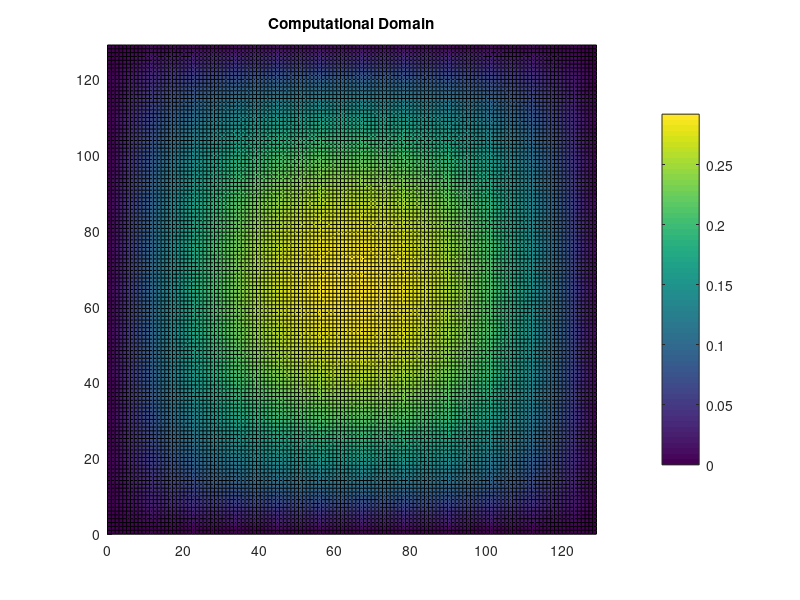
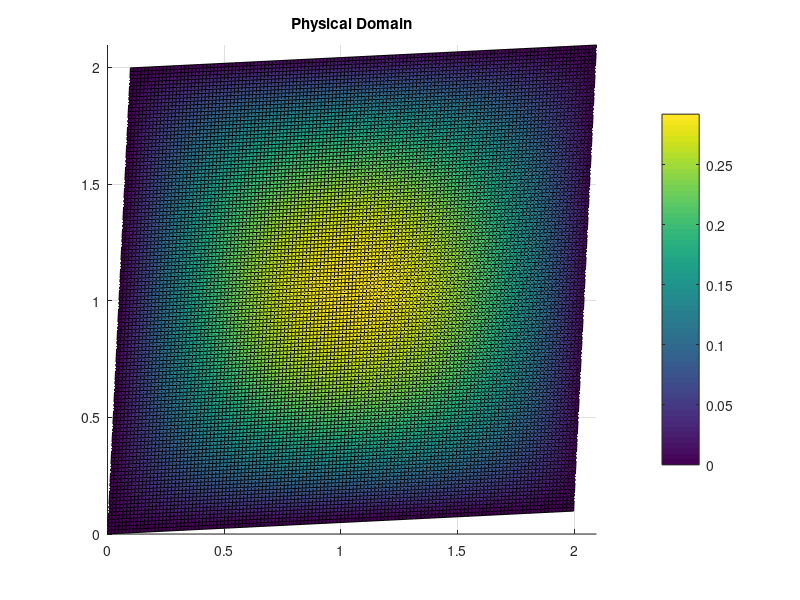

These charts were generated, in order, by the following MATLAB code:
clear all
close all
tic

FinalOrder=7; %(2^FinalOrder)+1 number of nodes used along one side
RunMode = 1; %1 for normal operation, 2 to examine error, 3 for execution testing
MapType = 1; %1 for constant transform, 2 for nodal evaluation of transform
SparseType = 2; %1 for indexed population, 2 for apriori creation
if MapType==2 && SparseType==2
    error('Unsupported mode type combination')
end

%Non-loop required initialization
%=========================================================
%Comp domain params
%        xi-eta, xi, eta, offset
CompDomain =   [0 0 0 1;  %a
                0 1 0 1;  %b
                1 1 1 1;  %c
                0 0 1 1]; %d
            
% Physical domain parameters
L = 2;
theta = pi/64;
phi = pi/64;
Forcing = 1;       % Forcing function
%BCs
Left =0;
Right =0;
Top =0;
Bottom =0;

%              a, b           , c                          , d  
PhysDomainX = [0, L*cos(theta), (L*cos(theta))+(L*sin(phi)), L*sin(phi)];
PhysDomainY = [0, L*sin(theta), (L*sin(theta))+(L*cos(phi)), L*cos(phi)];

% Calculate bilinear map coefficients
BiMapX = CompDomain\PhysDomainX';
BiMapY = CompDomain\PhysDomainY';

for Exp=FinalOrder:-1:1
    N=(2^Exp)+1 %Left without semicolon to indicate progress
% Comp domain params
%=========================================================
Nxi = N;  	
Neta = N;  	
NNodes = Nxi*Neta;
F = ones(1,NNodes);
            
Dxi  = 1/(Nxi  - 1);
Deta = 1/(Neta - 1);
            
% Calculate xi, eta and node number
%=========================================================
if SparseType==1
    NodeNumber=zeros(Neta,Nxi);

    counter = 0;
    for j = 1:Neta
        for i = 1:Nxi
            counter = counter + 1;
            NodeNumber(i,j) = counter; 
        end
    end
end

% Implement the mapping 
%=========================================================

%It turns out that the transform coefficients are constant across (i,j) for
%this mapping so we can save a lot of time not calculating them for all 
%i,j) or indexing the matrices in later equations.

% Calculate the transformed equation coefficients
if MapType==1
    a= BiMapX(3)^2+BiMapY(3)^2;
    b= BiMapX(3)*BiMapX(2)+BiMapY(3)*BiMapY(2);
    c= BiMapX(2)^2+BiMapY(2)^2;
    
    alpha = -2*b*BiMapX(1);
    beta  = -2*b*BiMapY(1);

    J= BiMapX(2)*BiMapY(3)-BiMapX(3)*BiMapY(2);

    d= (BiMapY(2)*alpha-BiMapX(2)*beta)/J; 
    e= BiMapX(3)*beta-BiMapY(3)*alpha;
elseif MapType==2
    for j=1:Neta
        for i=1:Nxi
            xi=(i-1)*Neta*Dxi;
            eta=(j-1)*Nxi*Deta;
            a(i,j)= ((BiMapX(1)*xi+BiMapX(3))^2)+((BiMapY(1)*xi+BiMapY(3))^2);
            b(i,j)= ((BiMapX(1)*xi+BiMapX(3))*(BiMapX(1)*eta+BiMapX(2)))+((BiMapY(1)*xi+BiMapY(3))*(BiMapY(1)*eta+BiMapY(2)));
            c(i,j)= ((BiMapX(1)*eta+BiMapX(2))^2)+((BiMapY(1)*eta+BiMapY(2))^2);

            alpha = -2*b(i,j)*BiMapX(1);
            beta  = -2*b(i,j)*BiMapY(1);

            J(i,j)= ((BiMapX(1)*eta+BiMapX(2))*(BiMapY(1)*xi+BiMapY(3)))-((BiMapX(1)*xi+BiMapX(3))*(BiMapY(1)*eta+BiMapY(2)));

            d(i,j)= (((BiMapY(1)*eta+BiMapY(2))*alpha)-((BiMapX(1)*eta+BiMapX(2))*beta))/J(i,j); 
            e(i,j)= ((BiMapX(1)*xi+BiMapX(3))*beta)-((BiMapY(1)*xi+BiMapY(3))*alpha);
       end
    end
end

% Set-up finite difference matrix 
%=========================================================
if MapType==1
    corner =(2*b)/(4*Deta*Dxi)*(-1/J^2);
    ip =(a/Dxi^2 +e/(2*Dxi))*(-1/J^2);
    in =(a/Dxi^2 -e/(2*Dxi))*(-1/J^2);
    jp =(c/Deta^2 +d/(2*Deta))*(-1/J^2);
    jn =(c/Deta^2 -d/(2*Deta))*(-1/J^2);
    center =((-2*c)/Deta^2 -(2*a)/Dxi^2)*(-1/J^2);

    if SparseType==1
        A = spalloc(NNodes,NNodes, NNodes*10);	% allocate the matrix
        for j = 2:(Neta - 1)
            for i = 2:(Nxi-1)
                % Populate A-Matrix
                %================================================
                NodeN = NodeNumber(i,j);
                A(NodeN, NodeNumber(i+0,j+0)) =  center; 

                A(NodeN, NodeNumber(i+1,j+0)) =  ip;
                A(NodeN, NodeNumber(i-1,j+0)) =  in;

                A(NodeN, NodeNumber(i+0,j+1)) =  jp;
                A(NodeN, NodeNumber(i+0,j-1)) =  jn;

                A(NodeN, NodeNumber(i+1,j+1)) =  -corner;
                A(NodeN, NodeNumber(i+1,j-1)) =  corner;
                A(NodeN, NodeNumber(i-1,j+1)) =  corner;
                A(NodeN, NodeNumber(i-1,j-1)) =  -corner;
            end
        end
    elseif SparseType==2
        %Create matrix containing diagonals to be put in A matrix
        %Brother are directly adjacent diags(nodes along i in stencil), cousins are the
        %grouped diags(each level along j in stencil)
        %"Magic" numbers are static and based on a 3x3 stencil
        DiagValue = ones(NNodes,9);
        for cousin =0:2
            for brother =0:2
                for iter =1:Neta-3
                    R =Nxi*iter-1:Nxi*iter;
                    %Snips out gaps amongst diags in A
                    DiagValue(R+brother+cousin*Nxi,cousin*3+brother+1) =0;
                end
                %Cuts off top and bottom of A
                DiagValue([1:brother+cousin*Nxi, NNodes-(2-cousin)*Nxi+brother-1:NNodes],cousin*3+brother+1) =0;
            end
        end
        %Set diags to correct static value
        DiagValue(:,1) =DiagValue(:,1).*-corner;
        DiagValue(:,2) =DiagValue(:,2).*jn;
        DiagValue(:,3) =DiagValue(:,3).*corner;
        DiagValue(:,4) =DiagValue(:,4).*in;
        DiagValue(:,5) =DiagValue(:,5).*center;
        DiagValue(:,6) =DiagValue(:,6).*ip;
        DiagValue(:,7) =DiagValue(:,7).*corner;
        DiagValue(:,8) =DiagValue(:,8).*jp;
        DiagValue(:,9) =DiagValue(:,9).*-corner;
        %Set-up BCs
            %BC finite differences
        DiagValue(1:Nxi,5) = 1; %Bottom
        DiagValue(NNodes-Nxi+1:NNodes,5) = 1; %Top
        DiagValue(Nxi+1:Nxi:NNodes-Nxi+1,5) = 1; %Left
        DiagValue(2*Nxi:Nxi:NNodes-Nxi,5) = 1; %Right
            %BC values
        F(1:Nxi)=Bottom;
        F(NNodes-Nxi+1:NNodes) =Top;
        F(Nxi+1:Nxi:NNodes-Nxi+1) =Left;
        F(2*Nxi:Nxi:NNodes-Nxi) =Right;
                
        %Create sparse matrix with diags defined in DiagValue along diag numbers
        %defined in DiagLoc
        %Based on 3x3 stencil
        DiagLoc =[-Nxi-1 -Nxi -Nxi+1 -1 0 1 Nxi-1 Nxi Nxi+1];
        A=spdiags(DiagValue, DiagLoc, NNodes, NNodes);
    end
elseif MapType==2
    A = spalloc(NNodes,NNodes, NNodes*10);	% allocate the matrix
    for j = 2:(Neta - 1)
        for i = 2:(Nxi-1)
            % Populate A-Matrix
            %================================================
            NodeN = NodeNumber(i,j);
            A(NodeN, NodeNumber(i+0,j+0)) =  ((-2*c(i,j))/Deta^2 -(2*a(i,j))/Dxi^2)     *(-1./J(i,j)^2);   

            A(NodeN, NodeNumber(i+1,j+0)) =  (a(i,j)/Dxi^2 +e(i,j)/(2*Dxi))             *(-1./J(i,j)^2);
            A(NodeN, NodeNumber(i-1,j+0)) =  (a(i,j)/Dxi^2 -e(i,j)/(2*Dxi))             *(-1./J(i,j)^2);

            A(NodeN, NodeNumber(i+0,j+1)) =  (c(i,j)/Deta^2 +d(i,j)/(2*Deta))           *(-1./J(i,j)^2);
            A(NodeN, NodeNumber(i+0,j-1)) =  (c(i,j)/Deta^2 -d(i,j)/(2*Deta))           *(-1./J(i,j)^2);

            A(NodeN, NodeNumber(i+1,j+1)) =  ((-2*b(i,j))/(4*Deta*Dxi))                 *(-1./J(i,j)^2);
            A(NodeN, NodeNumber(i+1,j-1)) =  ((2*b(i,j))/(4*Deta*Dxi))                  *(-1./J(i,j)^2);
            A(NodeN, NodeNumber(i-1,j+1)) =  ((2*b(i,j))/(4*Deta*Dxi))                  *(-1./J(i,j)^2);
            A(NodeN, NodeNumber(i-1,j-1)) =  ((-2*b(i,j))/(4*Deta*Dxi))                 *(-1./J(i,j)^2);
        end
    end
end

%Populate forcing vector
%================================================
F=F.*Forcing;

% Implement Boundary conditions
%=========================================================
if SparseType==1
    for(i = 1:(Nxi))
        j = 1;
        ij = NodeNumber(i,j);
        A(ij,ij) = Bottom;
        F(ij) = 0;

        j = Neta;
        ij = NodeNumber(i,j);
        A(ij,ij) = Top;
        F(ij) = 0;
    end

    for(j = 2:(Neta-1))
        i = 1;
        ij = NodeNumber(i,j);
        A(ij,ij) = Left;
        F(ij) = 0;

        i = Nxi;
        ij = NodeNumber(i,j);
        A(ij,ij) = Right;
        F(ij) = 0;
    end
end

% Solve the linear system
%=========================================================
Solution = A\F';
MaxDeflect = max(max(Solution));
if Exp==FinalOrder
    Exact=MaxDeflect;
else
    InfNormError(Exp)=abs(Exact-MaxDeflect);
end
Saved(Exp)=MaxDeflect; %Look for spurious behavior, this should stay mostly constant

if RunMode~=2 %Break after 1 loop for normal mode
    break
end
end

%Plot solved function for a particular N
if RunMode==1
    Deflection = reshape(Solution, Nxi, Neta);
    figure
    surf(0:Dxi*Neta:Nxi,0:Deta*Neta:Neta,Deflection)
    colorbar
    axis equal
    view([0 0 1])
    title('Computational Domain')
    
    %Find mapped locations to plot physical domain
    for j=1:Neta
        for i=1:Nxi
            xi=(i-1)*Dxi;
            eta=(j-1)*Deta;
            X(i,j) = (BiMapX(1)*(xi*eta))+ (BiMapX(2)*xi) + (BiMapX(3)*eta) + BiMapX(4);
            Y(i,j) = (BiMapY(1)*(xi*eta))+ (BiMapY(2)*xi) + (BiMapY(3)*eta) + BiMapY(4);
        end
    end
    
    figure
    surf(X,Y,Deflection)
    colorbar
    axis equal
    view([0 0 1])
    title('Physical Domain')
end

%Plot error, find slope of loglog curve
if RunMode==2
    N = 1:FinalOrder-1; %Exclude final order itself
    N = (2.^N)+1;
    loglog(N',InfNormError, '-r')
    loglogfit = polyfit(log(N),log(InfNormError),1);
    text(N(floor(FinalOrder/2)),InfNormError(floor(FinalOrder/2)),num2str(loglogfit(1)))
end

toc
beep



